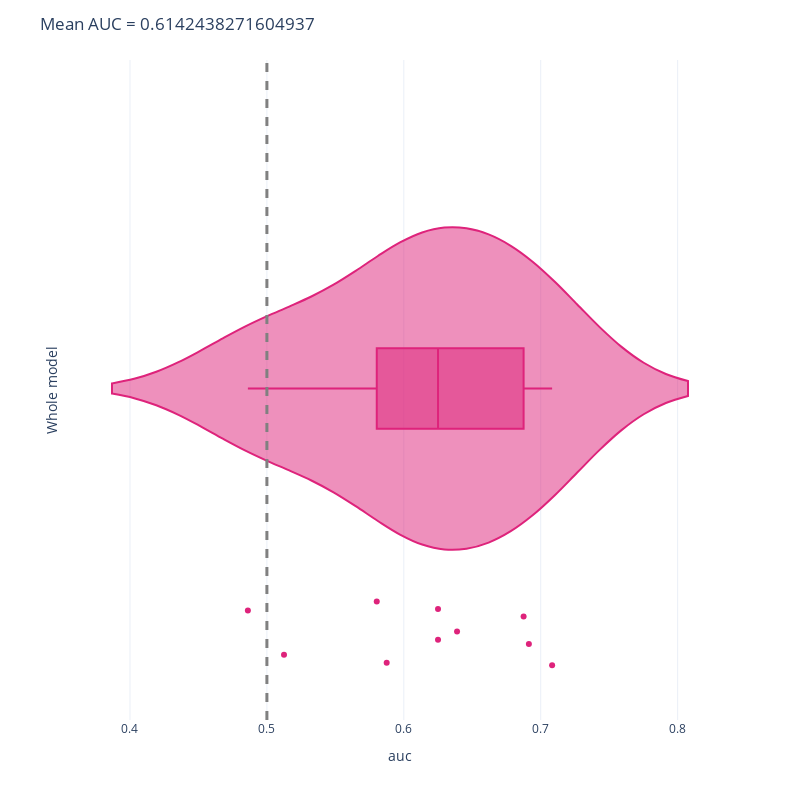
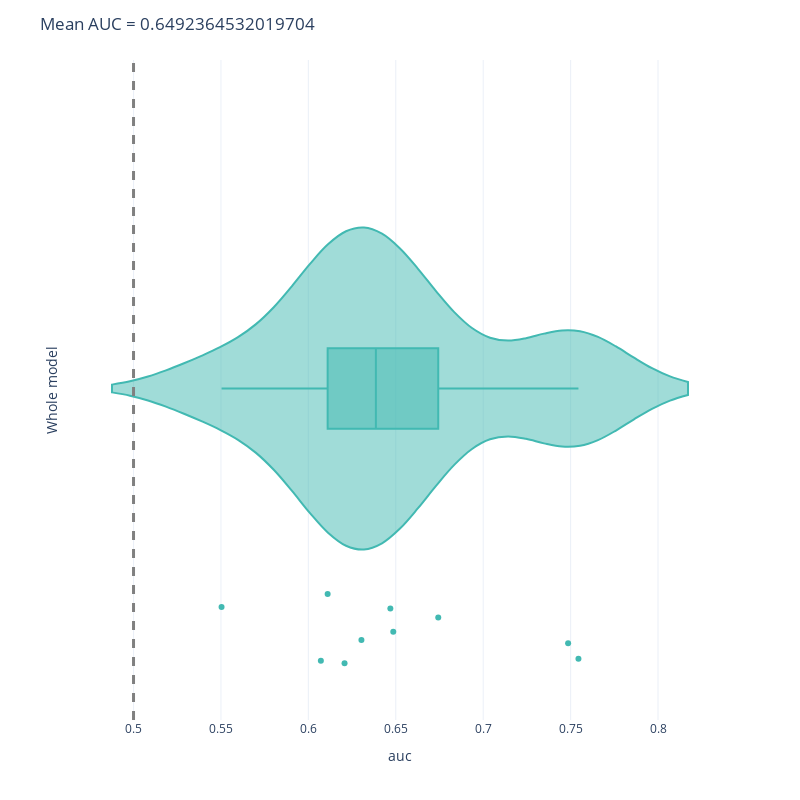

Notebook code cell kept with these figures, in order:
### Code cell
df_auc_mind = pd.read_csv('Data/multivariate_mind_segment.csv')
df_auc_mw= pd.read_csv('Data/multivariate_mw_segment.csv')

# df_segment = 

fig =px.violin(df_auc_mind, x = 'auc', box = True, points = 'all',template = "plotly_white", color_discrete_sequence = [pink])
fig.add_vline(x=0.5, line_width=3, line_dash="dash", line_color="grey")

fig.update_layout(
    title = f'Mean AUC = {df_auc_mind.auc.mean()}',
    autosize=False,
    width=800,
    height=800,
    yaxis = {'title': 'Whole model',
            'showticklabels': True,
            'tickmode': 'linear',
        }
)
fig.show()

fig =px.violin(df_auc_mw, x = 'auc', box = True, points = 'all',template = "plotly_white", color_discrete_sequence = [lblue])
fig.add_vline(x=0.5, line_width=3, line_dash="dash", line_color="grey")

fig.update_layout(
    title = f'Mean AUC = {df_auc_mw.auc.mean()}',
    autosize=False,
    width=800,
    height=800,
    yaxis = {'title': 'Whole model',
            'showticklabels': True,
            'tickmode': 'linear',
        }
)
fig.show()

### Figure 1 — Plotly figure (JSON) as saved in the notebook; plotly's stock layout.template omitted (floating-point values rounded to 4 significant figures)
{"data": [{"alignmentgroup": "True", "box": {"visible": true}, "hovertemplate": "auc=%{x}<extra></extra>", "legendgroup": "", "marker": {"color": "#DE237B"}, "name": "", "offsetgroup": "", "orientation": "h", "points": "all", "scalegroup": "True", "showlegend": false, "type": "violin", "x": [0.5125, 0.6875, 0.625, 0.5875, 0.5802, 0.6914, 0.625, 0.6389, 0.7083, 0.4861], "x0": " ", "xaxis": "x", "y0": " ", "yaxis": "y"}], "layout": {"autosize": false, "height": 800, "legend": {"tracegroupgap": 0}, "margin": {"t": 60}, "shapes": [{"line": {"color": "grey", "dash": "dash", "width": 3}, "type": "line", "x0": 0.5, "x1": 0.5, "xref": "x", "y0": 0, "y1": 1, "yref": "y domain"}], "title": {"text": "Mean AUC = 0.6142438271604937"}, "violinmode": "group", "width": 800, "xaxis": {"anchor": "y", "autorange": true, "domain": [0, 1], "range": [0.3635, 0.831], "title": {"text": "auc"}, "type": "linear"}, "yaxis": {"anchor": "x", "autorange": true, "domain": [0, 1], "range": [-0.5046, 0.5], "showticklabels": true, "tickmode": "linear", "title": {"text": "Whole model"}, "type": "category"}}}

### Figure 2 — Plotly figure (JSON) as saved in the notebook; plotly's stock layout.template omitted (floating-point values rounded to 4 significant figures)
{"data": [{"alignmentgroup": "True", "box": {"visible": true}, "hovertemplate": "auc=%{x}<extra></extra>", "legendgroup": "", "marker": {"color": "#42B9B2"}, "name": "", "offsetgroup": "", "orientation": "h", "points": "all", "scalegroup": "True", "showlegend": false, "type": "violin", "x": [0.6207, 0.6303, 0.611, 0.6469, 0.5503, 0.7545, 0.7486, 0.6486, 0.6071, 0.6743], "x0": " ", "xaxis": "x", "y0": " ", "yaxis": "y"}], "layout": {"autosize": false, "height": 800, "legend": {"tracegroupgap": 0}, "margin": {"t": 60}, "shapes": [{"line": {"color": "grey", "dash": "dash", "width": 3}, "type": "line", "x0": 0.5, "x1": 0.5, "xref": "x", "y0": 0, "y1": 1, "yref": "y domain"}], "title": {"text": "Mean AUC = 0.6492364532019704"}, "violinmode": "group", "width": 800, "xaxis": {"anchor": "y", "autorange": true, "domain": [0, 1], "range": [0.4694, 0.8354], "title": {"text": "auc"}, "type": "linear"}, "yaxis": {"anchor": "x", "autorange": true, "domain": [0, 1], "range": [-0.5046, 0.5], "showticklabels": true, "tickmode": "linear", "title": {"text": "Whole model"}, "type": "category"}}}
